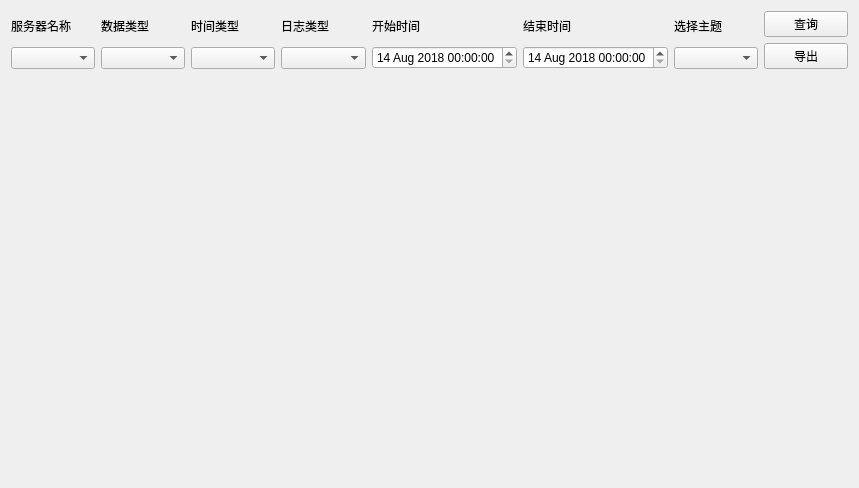
<?xml version="1.0" encoding="UTF-8"?>
<ui version="4.0">
 <class>DataQuery</class>
 <widget class="QWidget" name="DataQuery">
  <property name="geometry">
   <rect>
    <x>0</x>
    <y>0</y>
    <width>859</width>
    <height>488</height>
   </rect>
  </property>
  <property name="windowTitle">
   <string>数据查询</string>
  </property>
  <layout class="QVBoxLayout" name="verticalLayout_2">
   <item>
    <layout class="QVBoxLayout" name="verticalLayout" stretch="0,1">
     <item>
      <layout class="QHBoxLayout" name="horizontalLayout_2" stretch="1,1,1,1,1,1,1,1">
       <item>
        <layout class="QVBoxLayout" name="verticalLayout_3">
         <item>
          <widget class="QLabel" name="label_31">
           <property name="text">
            <string>服务器名称</string>
           </property>
          </widget>
         </item>
         <item>
          <widget class="QComboBox" name="comboBoxQueryServerName"/>
         </item>
        </layout>
       </item>
       <item>
        <layout class="QVBoxLayout" name="verticalLayout_4">
         <item>
          <widget class="QLabel" name="label_28">
           <property name="text">
            <string>数据类型</string>
           </property>
          </widget>
         </item>
         <item>
          <widget class="QComboBox" name="comboBoxQueryType"/>
         </item>
        </layout>
       </item>
       <item>
        <layout class="QVBoxLayout" name="verticalLayout_6">
         <item>
          <widget class="QLabel" name="label_2">
           <property name="text">
            <string>时间类型</string>
           </property>
          </widget>
         </item>
         <item>
          <widget class="QComboBox" name="comboBoxTimeType"/>
         </item>
        </layout>
       </item>
       <item>
        <layout class="QVBoxLayout" name="verticalLayout_5">
         <item>
          <widget class="QLabel" name="label">
           <property name="text">
            <string>日志类型</string>
           </property>
          </widget>
         </item>
         <item>
          <widget class="QComboBox" name="comboBoxLogType"/>
         </item>
        </layout>
       </item>
       <item>
        <layout class="QVBoxLayout" name="verticalLayout_7">
         <item>
          <widget class="QLabel" name="label_3">
           <property name="text">
            <string>开始时间</string>
           </property>
          </widget>
         </item>
         <item>
          <widget class="QDateTimeEdit" name="beginTime">
           <property name="maximumDateTime">
            <datetime>
             <hour>23</hour>
             <minute>59</minute>
             <second>59</second>
             <year>2100</year>
             <month>12</month>
             <day>31</day>
            </datetime>
           </property>
           <property name="minimumDateTime">
            <datetime>
             <hour>0</hour>
             <minute>0</minute>
             <second>0</second>
             <year>2018</year>
             <month>8</month>
             <day>14</day>
            </datetime>
           </property>
          </widget>
         </item>
        </layout>
       </item>
       <item>
        <layout class="QVBoxLayout" name="verticalLayout_8">
         <item>
          <widget class="QLabel" name="label_4">
           <property name="text">
            <string>结束时间</string>
           </property>
          </widget>
         </item>
         <item>
          <widget class="QDateTimeEdit" name="endTime">
           <property name="maximumDateTime">
            <datetime>
             <hour>23</hour>
             <minute>59</minute>
             <second>59</second>
             <year>2100</year>
             <month>12</month>
             <day>31</day>
            </datetime>
           </property>
           <property name="minimumDateTime">
            <datetime>
             <hour>0</hour>
             <minute>0</minute>
             <second>0</second>
             <year>2018</year>
             <month>8</month>
             <day>14</day>
            </datetime>
           </property>
          </widget>
         </item>
        </layout>
       </item>
       <item>
        <layout class="QVBoxLayout" name="verticalLayout_9">
         <item>
          <widget class="QLabel" name="labelTheme">
           <property name="text">
            <string>选择主题</string>
           </property>
          </widget>
         </item>
         <item>
          <widget class="QComboBox" name="comboBoxTheme"/>
         </item>
        </layout>
       </item>
       <item>
        <layout class="QVBoxLayout" name="verticalLayout_10">
         <item>
          <widget class="QPushButton" name="btnQuery">
           <property name="text">
            <string>查询</string>
           </property>
          </widget>
         </item>
         <item>
          <widget class="QPushButton" name="btnExport">
           <property name="text">
            <string>导出</string>
           </property>
          </widget>
         </item>
        </layout>
       </item>
      </layout>
     </item>
     <item>
      <layout class="QHBoxLayout" name="horizontalLayout"/>
     </item>
    </layout>
   </item>
  </layout>
 </widget>
 <resources/>
 <connections/>
</ui>
